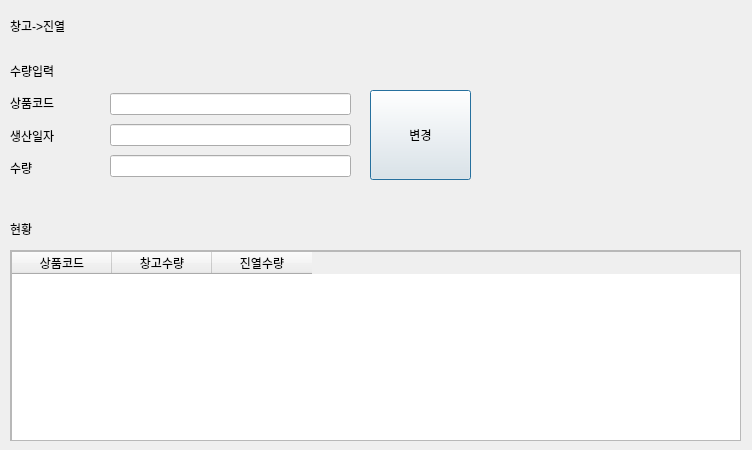
<?xml version="1.0" encoding="UTF-8"?>
<ui version="4.0">
 <class>Dialog</class>
 <widget class="QDialog" name="Dialog">
  <property name="geometry">
   <rect>
    <x>0</x>
    <y>0</y>
    <width>752</width>
    <height>450</height>
   </rect>
  </property>
  <property name="windowTitle">
   <string>Dialog</string>
  </property>
  <widget class="QWidget" name="horizontalLayoutWidget">
   <property name="geometry">
    <rect>
     <x>10</x>
     <y>10</y>
     <width>731</width>
     <height>31</height>
    </rect>
   </property>
   <layout class="QHBoxLayout" name="horizontalLayout_2">
    <item>
     <widget class="QLabel" name="label_10">
      <property name="text">
       <string>창고-&gt;진열</string>
      </property>
     </widget>
    </item>
   </layout>
  </widget>
  <widget class="QScrollArea" name="scrollArea">
   <property name="geometry">
    <rect>
     <x>10</x>
     <y>250</y>
     <width>731</width>
     <height>191</height>
    </rect>
   </property>
   <property name="widgetResizable">
    <bool>true</bool>
   </property>
   <widget class="QWidget" name="scrollAreaWidgetContents_2">
    <property name="geometry">
     <rect>
      <x>0</x>
      <y>0</y>
      <width>729</width>
      <height>189</height>
     </rect>
    </property>
    <widget class="QTableWidget" name="tableWidget_3">
     <property name="geometry">
      <rect>
       <x>0</x>
       <y>0</y>
       <width>731</width>
       <height>192</height>
      </rect>
     </property>
     <column>
      <property name="text">
       <string>상품코드</string>
      </property>
     </column>
     <column>
      <property name="text">
       <string>창고수량</string>
      </property>
     </column>
     <column>
      <property name="text">
       <string>진열수량</string>
      </property>
     </column>
    </widget>
   </widget>
  </widget>
  <widget class="QLabel" name="label_2">
   <property name="geometry">
    <rect>
     <x>10</x>
     <y>60</y>
     <width>81</width>
     <height>21</height>
    </rect>
   </property>
   <property name="text">
    <string>수량입력</string>
   </property>
  </widget>
  <widget class="QLabel" name="label_11">
   <property name="geometry">
    <rect>
     <x>10</x>
     <y>220</y>
     <width>77</width>
     <height>18</height>
    </rect>
   </property>
   <property name="text">
    <string>현황</string>
   </property>
  </widget>
  <widget class="QPushButton" name="pushButton">
   <property name="geometry">
    <rect>
     <x>370</x>
     <y>90</y>
     <width>101</width>
     <height>90</height>
    </rect>
   </property>
   <property name="text">
    <string>변경</string>
   </property>
  </widget>
  <widget class="QWidget" name="verticalLayoutWidget_2">
   <property name="geometry">
    <rect>
     <x>110</x>
     <y>90</y>
     <width>241</width>
     <height>91</height>
    </rect>
   </property>
   <layout class="QVBoxLayout" name="verticalLayout_3">
    <item>
     <widget class="QLineEdit" name="lineEdit_4"/>
    </item>
    <item>
     <widget class="QLineEdit" name="lineEdit_5"/>
    </item>
    <item>
     <widget class="QLineEdit" name="lineEdit"/>
    </item>
   </layout>
  </widget>
  <widget class="QWidget" name="verticalLayoutWidget">
   <property name="geometry">
    <rect>
     <x>10</x>
     <y>90</y>
     <width>91</width>
     <height>91</height>
    </rect>
   </property>
   <layout class="QVBoxLayout" name="verticalLayout_4">
    <item>
     <widget class="QLabel" name="label_6">
      <property name="enabled">
       <bool>true</bool>
      </property>
      <property name="text">
       <string>상품코드</string>
      </property>
     </widget>
    </item>
    <item>
     <widget class="QLabel" name="label_7">
      <property name="enabled">
       <bool>true</bool>
      </property>
      <property name="autoFillBackground">
       <bool>false</bool>
      </property>
      <property name="text">
       <string>생산일자</string>
      </property>
     </widget>
    </item>
    <item>
     <widget class="QLabel" name="label">
      <property name="text">
       <string>수량</string>
      </property>
     </widget>
    </item>
   </layout>
  </widget>
 </widget>
 <resources/>
 <connections/>
</ui>
